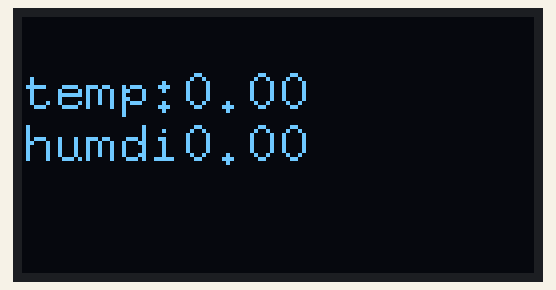
Recording of a sketch running on a simulated Arduino Mega 2560, built with avr-gcc and run on an emulated ATmega2560. On the bench: 128×64 one-colour display.

Above: at 3.1 s.

The sketch:

rs485_md02_demo.ino
```cpp
/*
執行這個範例前除了安裝 u8g2程式庫之外也要安裝以下 Modbus 程式庫

	" ModbusMaster"  by Doc Walker

	在 Librarary Manager 中安裝即可.


Before running this example, in addition to installing the u8g2 library,
you also need to install the following Modbus library:

- "ModbusMaster" by Doc Walker

You can install it via the Library Manager.
*/

#include <ModbusMaster.h>
#include <U8g2lib.h>

#define S0  1
#define S1  0

ModbusMaster node;

U8G2_SSD1306_128X64_NONAME_F_HW_I2C u8g2(U8G2_R0, /* reset=*/ U8X8_PIN_NONE);
int fontWitdh;
int fontHigh;

unsigned long CurrentTime,preTime;
const int intervalSwitch = 1000;

void setup() {
  // put your setup code here, to run once:
  Serial.begin(115200);
  Serial2.begin(9600);

    pinMode(S0, OUTPUT);
    pinMode(S1, OUTPUT);

    digitalWrite(S0, HIGH);
    digitalWrite(S1, LOW);

    u8g2.begin();

    u8g2.setFont(u8g2_font_8x13_mf);
    u8g2.setFontPosTop();
    fontWitdh = u8g2.getMaxCharWidth();
    fontHigh = u8g2.getMaxCharHeight();

}

void loop() {
  // put your main code here, to run repeatedly:
    CurrentTime = millis();
   if(CurrentTime - preTime > intervalSwitch){
    preTime = CurrentTime;

	  uint8_t result;
    uint16_t temperature,humdidity;

    node.begin(1,Serial2);

           // node.readCoils();
           // node.readDiscreteInputs();
           // node.readHoldingRegisters();
           // node.readWriteMultipleRegisters();

           // node.writeMultipleCoils();
           // node.writeMultipleRegisters();
           // node.writeSingleCoil();
           // node.writeSingleRegister();

    result = node.readInputRegisters(1,2);

    if(result == node.ku8MBSuccess)
    {
        temperature = node.getResponseBuffer(0);
        Serial.print("temperature: ");
        Serial.println((float)temperature/10);

        humdidity = node.getResponseBuffer(1);
        Serial.print("humdidity: ");
        Serial.println((float)humdidity/10);
    }

    u8g2.setFont(u8g2_font_8x13_mf);

    u8g2.clearBuffer();
    u8g2.setCursor(0,fontHigh);
    u8g2.print("temp:");
    u8g2.setCursor(0,fontHigh * 2);
    u8g2.print("humdi:");

    u8g2.setCursor((fontWitdh * 4) + 8,fontHigh);
    u8g2.print((float)temperature/10);

    u8g2.setCursor(fontWitdh * 4 + 8,fontHigh * 2);
    u8g2.print((float)humdidity/10);

    u8g2.sendBuffer();
   }
}
```
